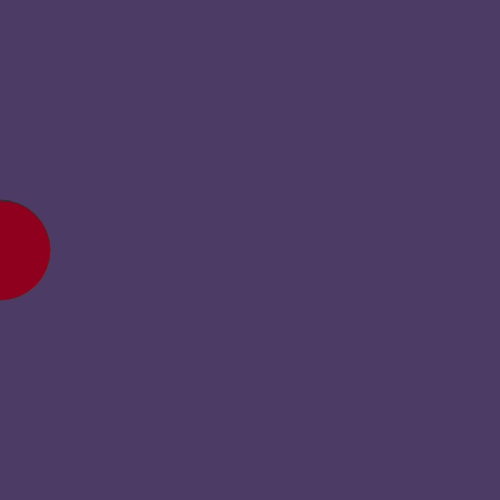
Frame 1 (no input)
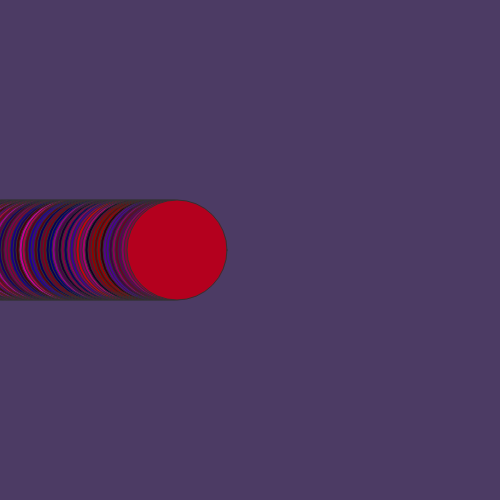
Frame 60 (no input)
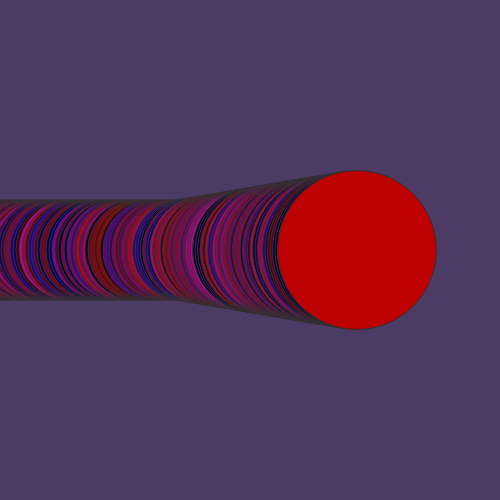
Frame 120 (the mouse pressed at the canvas centre since frame 60)

The p5.js sketch that drew these frames (run headless with seeded random() and noise() and a simulated clock; from frame 60 on, the mouse is pressed at the canvas centre):

// p5.js sketch
// ── sketch.js
var x = 0;
var speed = 3;
var circlesize = 100


function setup() {
  createCanvas (500,500);
  background(76, 59, 100);
}

function draw() {
  frameRate (40)
  stroke(50);
  fill (random(0,200), 0, random(0,150));
  ellipse(x, height/2, circlesize, circlesize );
  
  //text("hold down mouse to increase size of circle"), 
  
  if (x > width || x < 0) {
    speed = speed * -1;
  }
  x = x + speed;
  
  if(mouseIsPressed) {
    circlesize = circlesize + 1;
  }
  
  
}
